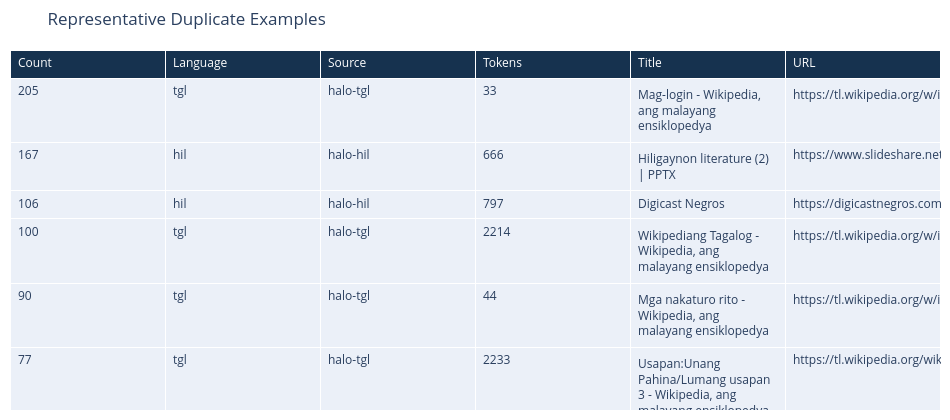

This figure's notebook cell:
### Code cell
display(table_figure(
    "Representative Duplicate Examples",
    ["Count", "Language", "Source", "Tokens", "Title", "URL"],
    [[row['count'], row['language'], row['source'], row['token_count'], row['title'], row['url']] for row in analysis['top_duplicate_examples']],
    height=420,
))

display(table_figure(
    "Train/Test Overlap Examples",
    ["Language", "Source", "Tokens", "Train title", "Test title", "URL"],
    [[row['language'], row['source'], row['token_count'], row['train_title'], row['test_title'], row['url']] for row in analysis['overlap_examples']],
    height=420,
))

display(table_figure(
    "Suspiciously Long Documents",
    ["Language", "Source", "Tokens", "Title", "URL"],
    [[row['language'], row['source'], row['token_count'], row['title'], row['url']] for row in analysis['suspicious_long_examples']],
    height=420,
))

### Figure 1 — Plotly figure (JSON) as saved in the notebook; plotly's stock layout.template omitted (floating-point values rounded to 4 significant figures)
{"data": [{"cells": {"align": "left", "height": 28, "values": [[205, 167, 106, 100, 90, 77, 59, 55], ["tgl", "hil", "hil", "tgl", "tgl", "tgl", "tgl", "tgl"], ["halo-tgl", "halo-hil", "halo-hil", "halo-tgl", "halo-tgl", "halo-tgl", "halo-tgl", "halo-tgl"], [33, 666, 797, 2214, 44, 2233, 488, 4687], ["Mag-login - Wikipedia, ang malayang ensiklopedya", "Hiligaynon literature (2) | PPTX", "Digicast Negros", "Wikipediang Tagalog - Wikipedia, ang malayang ensiklopedya", "Mga nakaturo rito - Wikipedia, ang malayang ensiklopedya", "Usapan:Unang Pahina/Lumang usapan 3 - Wikipedia, ang malayang ensiklopedya", "Julian Gil - Wikipedia, ang malayang ensiklopedya", "Usapan:Unang Pahina/Lumang usapan 2 - Wikipedia, ang malayang ensiklopedya"], ["https://tl.wikipedia.org/w/index.php?title=Natatangi:Paglagda_ng_tagagamit&amp;returnto=Natatangi%3AUrlShorten", "https://www.slideshare.net/slideshow/hiligaynon-literature-2-70704532/70704532#25", "https://digicastnegros.com/#ytp-id-23", "https://tl.wikipedia.org/w/index.php?title=Wikipediang_Tagalog&amp;action=edit", "https://tl.wikipedia.org/w/index.php?title=Natatangi:Ano_ang_nakakawing_dito&amp;target=Unang+Pahina", "https://tl.wikipedia.org/wiki/Usapan:Unang_Pahina/Lumang_usapan_3", "https://tl.wikipedia.org/w/index.php?title=Julian_Gil&amp;action=edit#Teleserye", "https://tl.wikipedia.org/w/index.php?title=Usapan:Unang_Pahina/Lumang_usapan_2&amp;action=edit"]]}, "header": {"align": "left", "fill": {"color": "#16324f"}, "font": {"color": "white", "size": 12}, "values": ["Count", "Language", "Source", "Tokens", "Title", "URL"]}, "type": "table"}], "layout": {"height": 420, "margin": {"b": 10, "l": 10, "r": 10, "t": 50}, "title": {"text": "Representative Duplicate Examples"}, "width": 950}}
